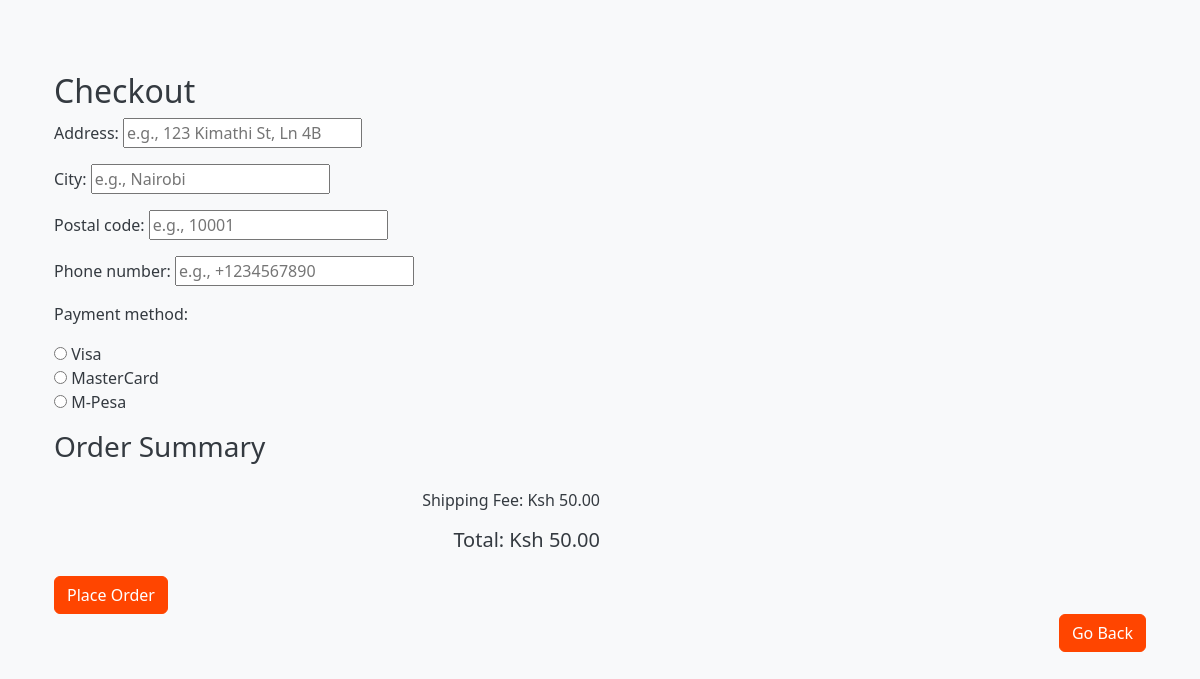
Before: /checkout/ (signed in) with the older database file.
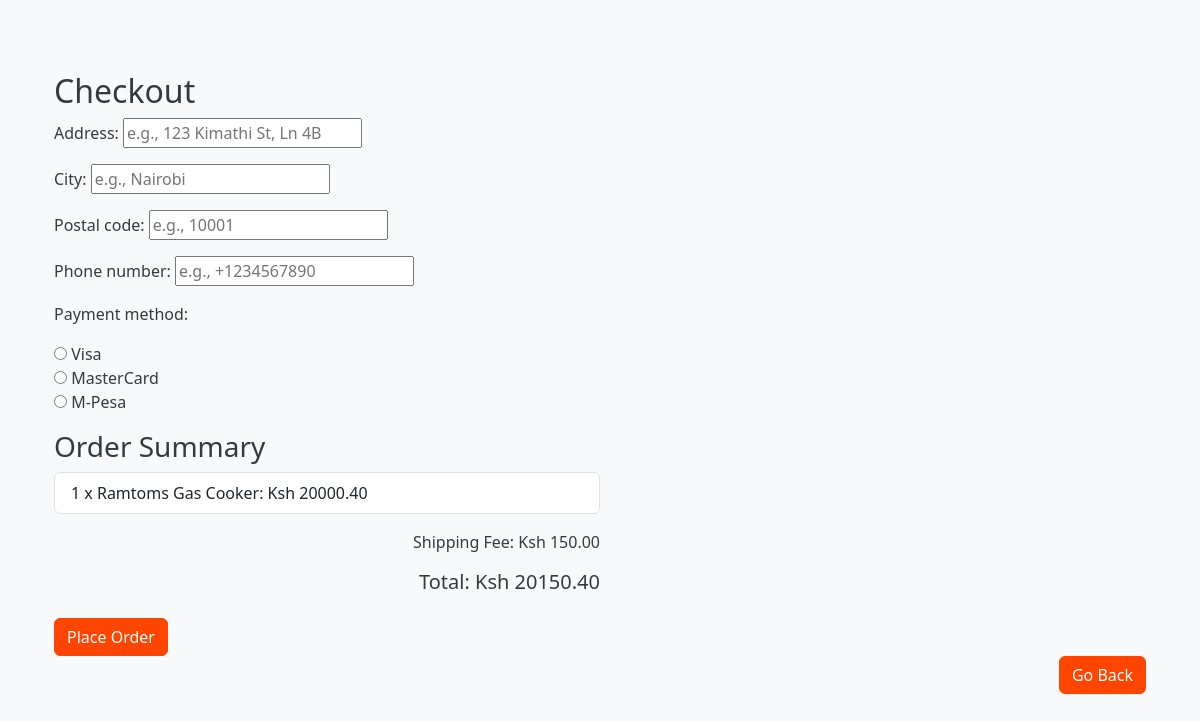
After: the same page with the newer database file.
### myapp/models.py (models this page shows, shortened)
class CartItem(models.Model):
    cart = models.ForeignKey(Cart, on_delete=models.CASCADE)  # Link to the cart this item belongs to
    product = models.ForeignKey(Product, on_delete=models.CASCADE)  # The product this item represents
    quantity = models.PositiveIntegerField(default=1)  # Quantity of the product
    def get_total_price(self):
        return self.product.get_total_price(self.quantity)

class Product(models.Model):
    name = models.CharField(max_length=255)  # Name of the product
    price = models.DecimalField(
        max_digits=12,decimal_places=2, default=0, validators=[MinValueValidator(0)])  # Price of the product, default is 0,price is not negative
    image = models.ImageField(upload_to='products_images/', blank=True)  # Image of the product, not required
    description = models.TextField(blank=True, null=True)  # Description of the product, can be left blank
    rating = models.DecimalField(
        max_digits=4,decimal_places=2, default=0, validators=[MinValueValidator(0)])# Rating of the product, default is 0,rating is not negative
    reviews = models.CharField(max_length=255)  # Product reviews
    def get_total_price(self, quantity):
        return self.price * quantity

### myapp/views.py (the view, shortened to what this page needs)
# urls.py: path('checkout/', views.checkout_view, name='checkout'),
@login_required
@csrf_protect
def checkout_view(request):
    if request.method == 'GET':
        cart_items = []
        total_price = 0
        shipping_fee = 0
        product_id = request.GET.get('product_id')
        product_name = request.GET.get('product_name')
        product_price = request.GET.get('product_price')
        product_quantity = int(request.GET.get('product_quantity', 1))
        if product_id and product_name and product_price:
            try:
                product = Product.objects.get(id=product_id)
                product_price = float(product_price)
                total_price = product_price * product_quantity
                shipping_fee = calculate_shipping_fee(total_price)
                request.session['checkout_product'] = {
                    'product_id': product_id,
                    'product_name': product_name,
                    'product_price': product_price,
                    'product_quantity': product_quantity,
                }
                cart_items = [{
                    'quantity': product_quantity,
                    'product': {
                        'name': product_name,
                        'price': product_price,
                        'description': request.GET.get('product_description'),
                    },
                    'get_total_price': product_price * product_quantity,
                }]
            except Product.DoesNotExist:
                return HttpResponse("Product not found.", status=404)
            except ValueError:
                return HttpResponse("Invalid price format.", status=400)
        else:
            if request.user.is_authenticated:
                cart, created = Cart.objects.get_or_create(user=request.user)
                cart_items = CartItem.objects.filter(cart=cart)
                total_price = sum(item.product.price * item.quantity for item in cart_items)
        shipping_fee = calculate_shipping_fee(total_price)
        total_price += shipping_fee
        form = CheckoutForm()
        context = {
            'form': form,
            'cart_items': cart_items,
            'total_price': total_price,
            'shipping_fee': shipping_fee,
        }
        return render(request, 'checkout.html', context)

### myapp/forms.py
class CheckoutForm(BaseAddressForm):
    phone_number = forms.CharField(
        max_length=15,
        validators=[RegexValidator(
            r'^\+?\d{10,15}$',
            'Phone number must be in the format: "+1234567890". Include country code and ensure it is between 10 and 15 digits.'
        )],
        widget=forms.TextInput(attrs={'placeholder': 'e.g., +1234567890'}),
        error_messages={
            'required': 'Please provide your phone number.',
            'max_length': 'Phone number cannot be longer than 15 characters.',
        }
    )
    payment_method = forms.ChoiceField(
        choices=[('visa', 'Visa'), ('mastercard', 'MasterCard'), ('mpesa', 'M-Pesa')],
        widget=forms.RadioSelect,
        error_messages={
            'required': 'Please select a payment method.',
        }
    )

### templates/checkout.html (shortened to what this page needs)
{% extends "base.html" %}
{% block content %}
<div class="container py-5">
    <h2>Checkout</h2>
    <div class="col-md-6">
        <form method="POST" action="{% url 'checkout' %}">
            {{ form.as_p }}
            <h3>Order Summary</h3>
            {% if checkout_product %}
                <ul class="list-group">
                    <li class="list-group-item d-flex justify-content-between align-items-center">
                        {{ checkout_product.quantity }} x {{ checkout_product.product.name }}: Ksh {{ checkout_product.total_price|floatformat:2 }}
                    </li>
                </ul>
            {% else %}
                <ul class="list-group">
                    {% for item in cart_items %}
                    <li class="list-group-item d-flex justify-content-between align-items-center">
                        {{ item.quantity }} x {{ item.product.name }}: Ksh {{ item.get_total_price|floatformat:2 }}
                    </li>
                    {% endfor %}
                </ul>
            {% endif %}
            <div class="mt-3 text-end">
                <p>Shipping Fee: Ksh {{ shipping_fee|floatformat:2 }}</p>
                <h5>Total: Ksh {{ total_price|floatformat:2 }}</h5>
            </div>
            <button type="submit" class="btn btn-primary mt-3">Place Order</button>
        </form>
    </div>
    <div class="modal-footer">
        <a href="{% url 'index' %}" class="btn btn-primary">Go Back</a>
    </div>
</div>
{% endblock %}

Changed rows visible on the page:
added CartItem: quantity "1", product.name "Ramtoms Gas Cooker", get_total_price "20000.40"
Other visible differences:
{{ shipping_fee|floatformat:2 }}: "50.00" → "150.00"
{{ total_price|floatformat:2 }}: "50.00" → "20150.40"
